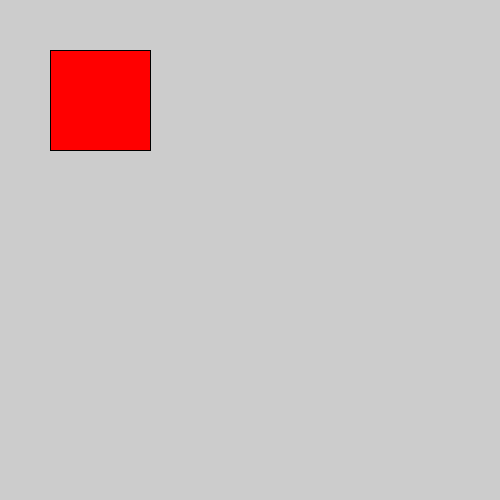
Frame 1 (no input)
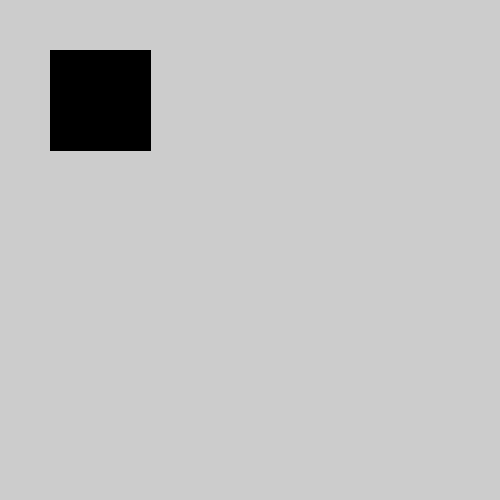
Frame 60 (the mouse pressed at the canvas centre just before this capture)
Frame 120 (the mouse held since frame 60 and released just before this capture): identical to frame 60, image omitted

The Processing sketch that drew these frames (run headless with seeded random() and noise(); from frame 60 on, the mouse is pressed at the canvas centre):

// Processing sketch: Week3
// ── Week3.pde
//Calculate distance between mouse and shape, print value to console (done)
//Turn boolean from false to true if mouse is within boundaries of shape (done)
//Constrict movement of shape within an area of canvas (Done)
//Create a button that moves a shape to a new random position on canvas (Done)
int rectX;
int rectY;
int rectSize;
float dist;
color rectColor;


int x;
int y;
int x2, y2;
int size;
float mx;
float my;
float easing = 0.05;

void setup() {
  size(500, 500);
  rectMode(CENTER);
  fill (255, 0, 0);
  rectX=100;
  rectY=100;
  rectSize=100;
}

void draw() {
  boolean isrectPressed = false; 
  rect(rectX, rectY, rectSize, rectSize);
  fill  (0, 0 ,0);
  println(dist(mouseX, mouseY, rectX, rectY));
     
  if((mouseX>rectX) && (mouseX<(rectX+rectSize))){
    if((mouseY>rectY) && (mouseY<(rectY+rectSize))){
      isrectPressed = true;
      
  if (keyPressed == true) {
    rect(rectX+random(0,500), rectY+random(0,500), rectSize, rectSize);
    fill (0, 0, 0);
    
} 
    }
  }
    


mx = constrain(mx, 500, 500);
my = constrain(my, 500, 500);

 
}
